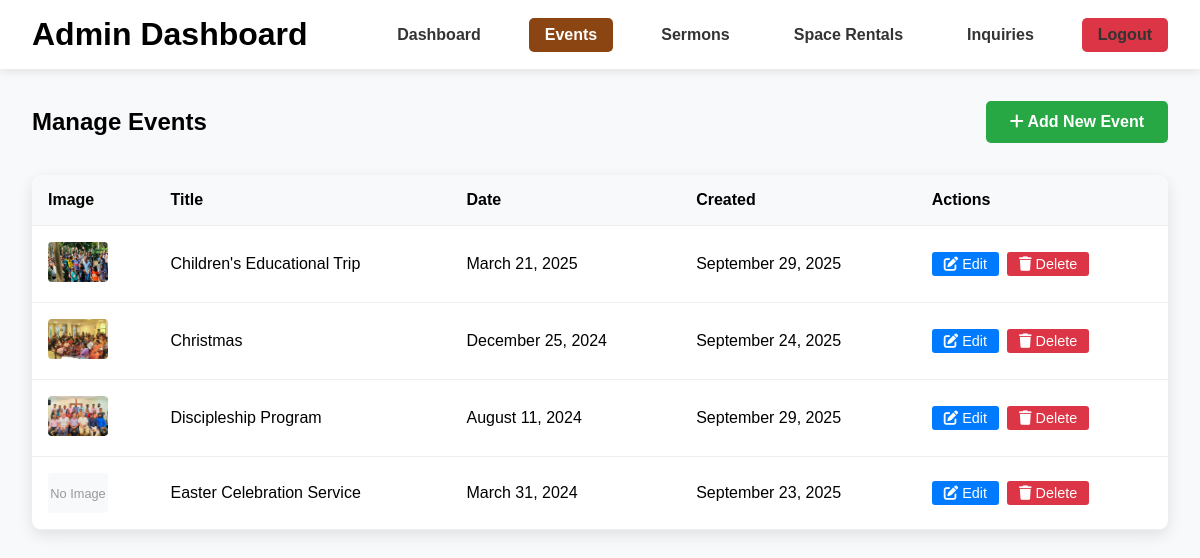
/admin/events (signed in), run on an earlier commit of the app's database.
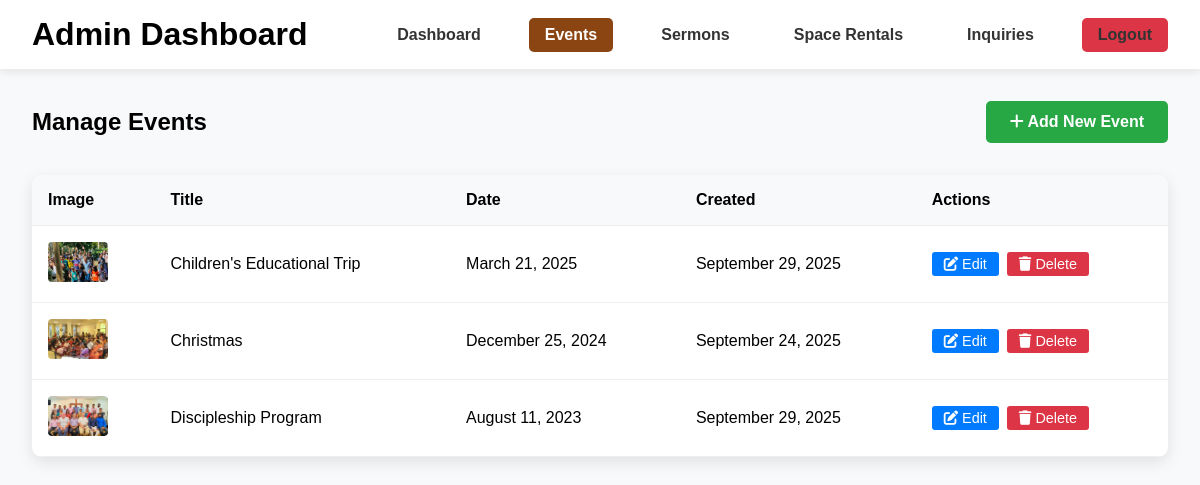
And on a later commit of the database.
### app.py (models this page shows, shortened)
class Event(db.Model):
    id = db.Column(db.Integer, primary_key=True)
    title = db.Column(db.String(200), nullable=False)
    description = db.Column(db.Text, nullable=False)
    event_date = db.Column(db.Date, nullable=False)
    image_path = db.Column(db.String(500))  # Changed from image_url to image_path
    created_at = db.Column(db.DateTime, default=datetime.utcnow)

### app.py (the view)
@app.route('/admin/events')
def admin_events():
    if 'admin_id' not in session:
        return redirect(url_for('admin_login'))
    try:
        events = Event.query.order_by(Event.event_date.desc()).all()
        return render_template('admin_events.html', events=events)
    except Exception as e:
        print(f"Events error: {e}")
        flash('Error loading events', 'error')
        return redirect(url_for('admin_dashboard'))

### templates/admin_events.html (shortened to what this page needs)
<!DOCTYPE html>
<html lang="en">
<head>
    <link href="https://cdnjs.cloudflare.com/ajax/libs/font-awesome/6.0.0/css/all.min.css" rel="stylesheet">
</head>
<body>
    <header class="admin-header">
        <h1>Admin Dashboard</h1>
        <nav class="admin-nav">
            <a href="{{ url_for('admin_dashboard') }}">Dashboard</a>
            <a href="{{ url_for('admin_events') }}" class="active">Events</a>
            <a href="{{ url_for('admin_sermons') }}">Sermons</a>
            <a href="{{ url_for('admin_space_rentals') }}">Space Rentals</a>
            <a href="{{ url_for('admin_inquiries') }}">Inquiries</a>
            <a href="{{ url_for('admin_logout') }}" class="logout-btn">Logout</a>
        </nav>
    </header>
    <main class="admin-content">
        <div class="page-header">
            <h2>Manage Events</h2>
            <a href="{{ url_for('admin_add_event') }}" class="add-btn">
                <i class="fas fa-plus"></i> Add New Event
            </a>
        </div>
        <div class="events-table">
            <table>
                <thead>
                    <tr>
                        <th>Image</th>
                        <th>Title</th>
                        <th>Date</th>
                        <th>Created</th>
                        <th>Actions</th>
                    </tr>
                </thead>
                <tbody>
                    {% for event in events %}
                        <tr>
                            <td>
                                {% if event.image_path %}
                                    <img src="{{ url_for('static', filename=event.image_path) }}" alt="Event image" class="event-image" onerror="this.parentNode.innerHTML='<div class=no-image>No Image</div>'">
                                {% else %}
                                    <div class="no-image">No Image</div>
                                {% endif %}
                            </td>
                            <td>{{ event.title }}</td>
                            <td>{{ event.event_date.strftime('%B %d, %Y') }}</td>
                            <td>{{ event.created_at.strftime('%B %d, %Y') }}</td>
                            <td>
                                <div class="action-buttons">
                                    <a href="{{ url_for('admin_edit_event', event_id=event.id) }}" class="edit-btn">
                                        <i class="fas fa-edit"></i> Edit
                                    </a>
                                    <a href="{{ url_for('admin_delete_event', event_id=event.id) }}"
                                       class="delete-btn"
                                       onclick="return confirm('Are you sure you want to delete this event?')">
                                        <i class="fas fa-trash"></i> Delete
                                    </a>
                                </div>
                            </td>
                        </tr>
                    {% else %}
                        <tr>
                            <td colspan="5" style="text-align: center; padding: 2rem; color: #666;">
                                No events found. <a href="{{ url_for('admin_add_event') }}">Add your first event</a>
                            </td>
                        </tr>
                    {% endfor %}
                </tbody>
            </table>
        </div>
    </main>
</body>
</html>

What changed in the data, as far as the page shows it:
removed Event: shows "No Image", title "Easter Celebration Service", event_date "March 31, 2024", created_at "September 23, 2025"
changed Event "Discipleship Program": event_date "August 11, 2024" → "August 11, 2023"
